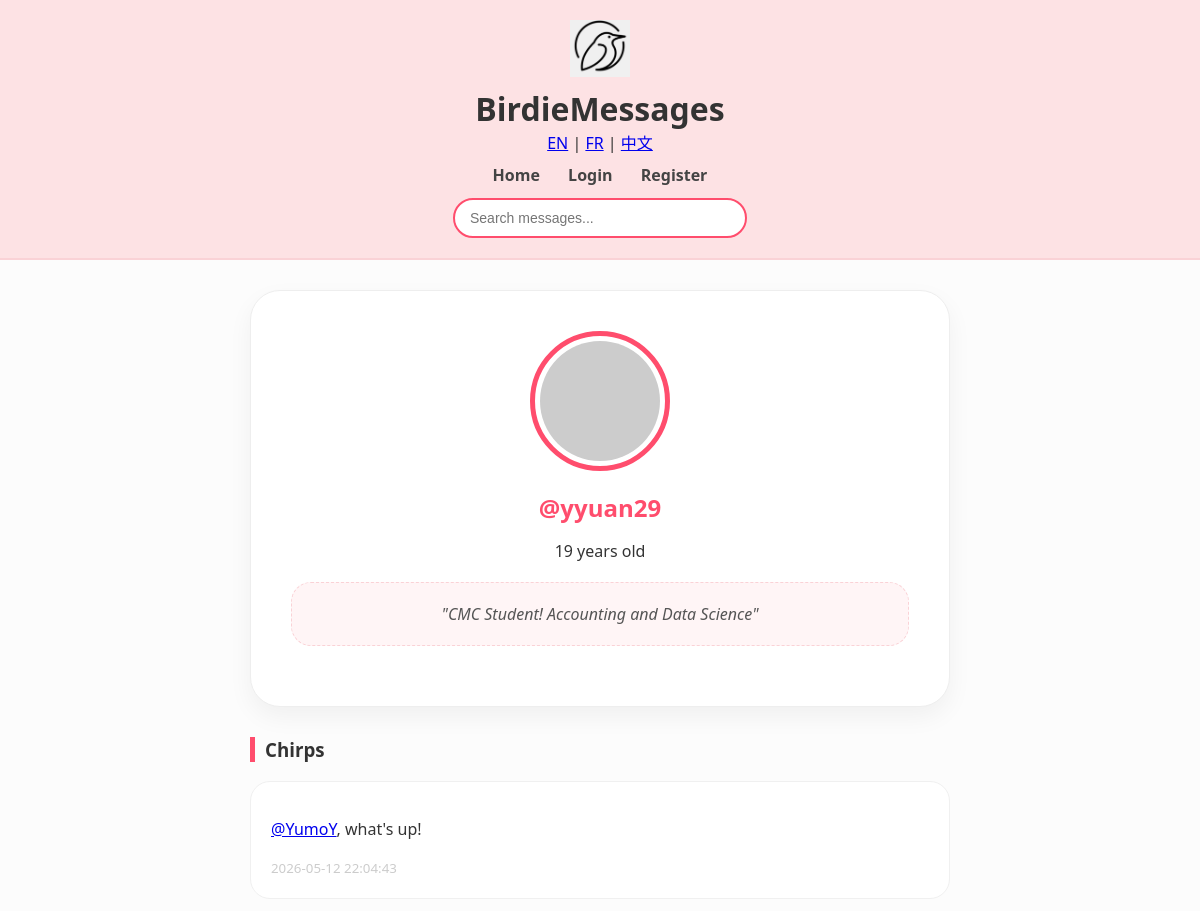
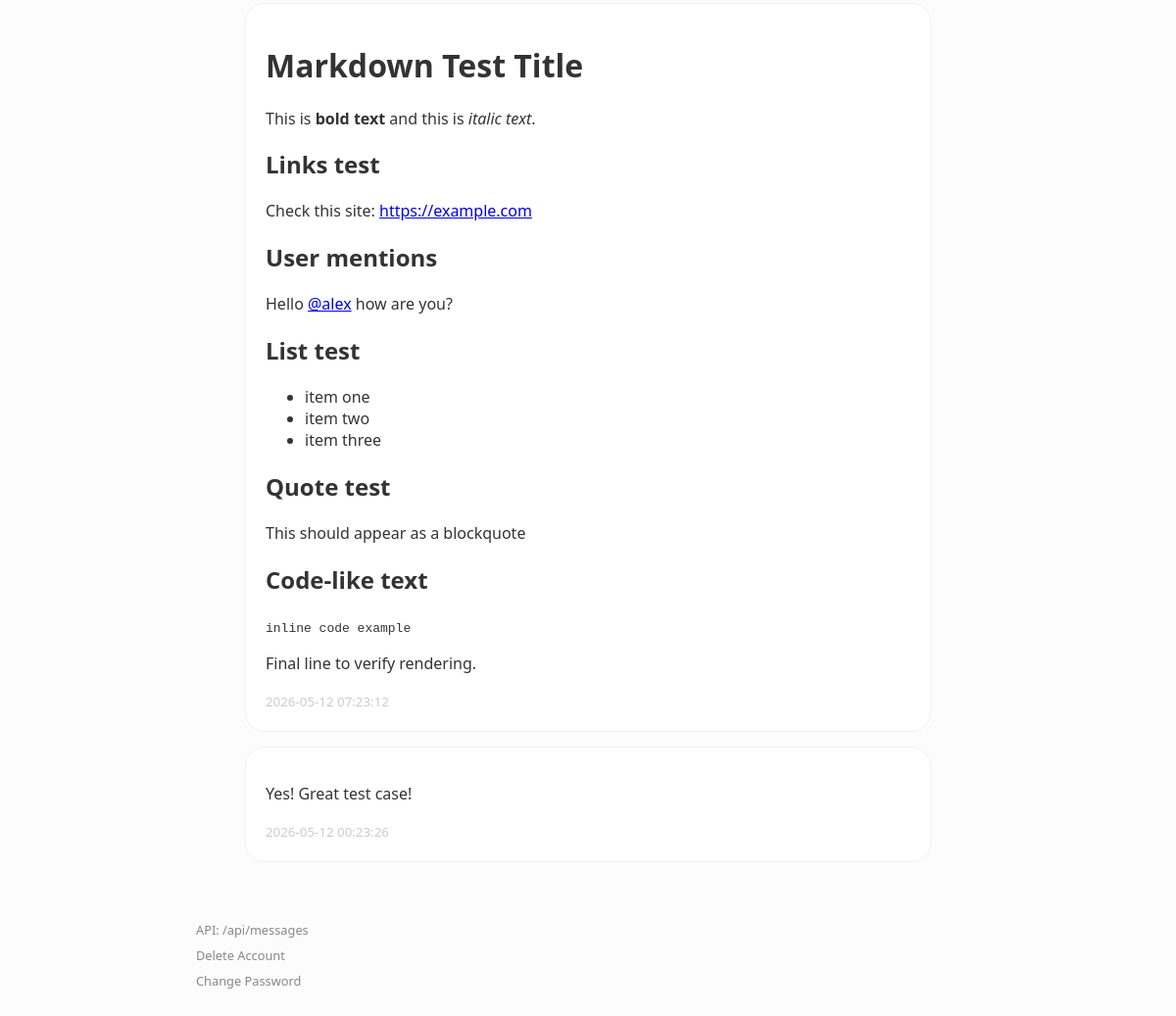
The page /profile/yyuan29 on the database as committed earlier (2 pictures, top to bottom).
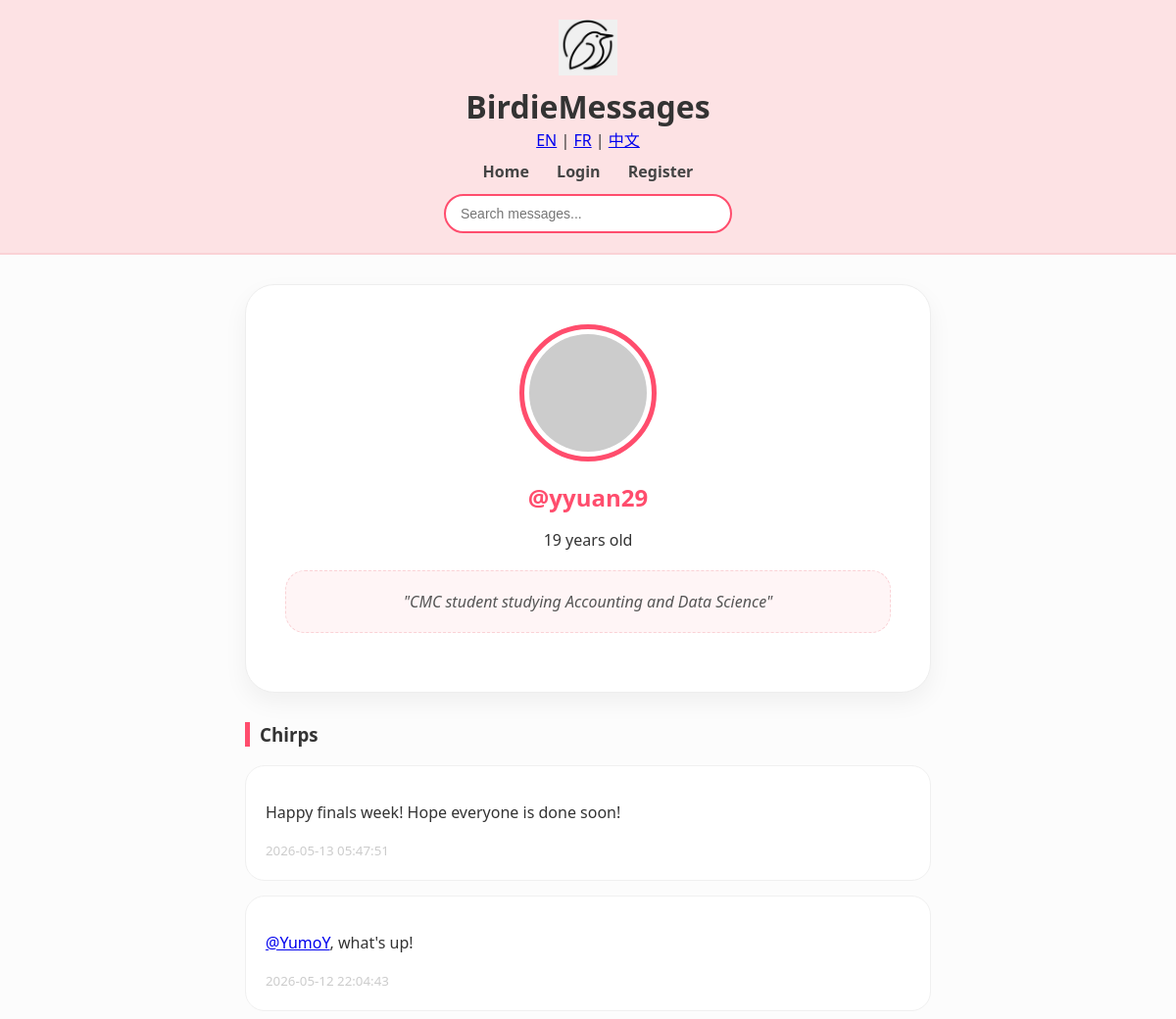
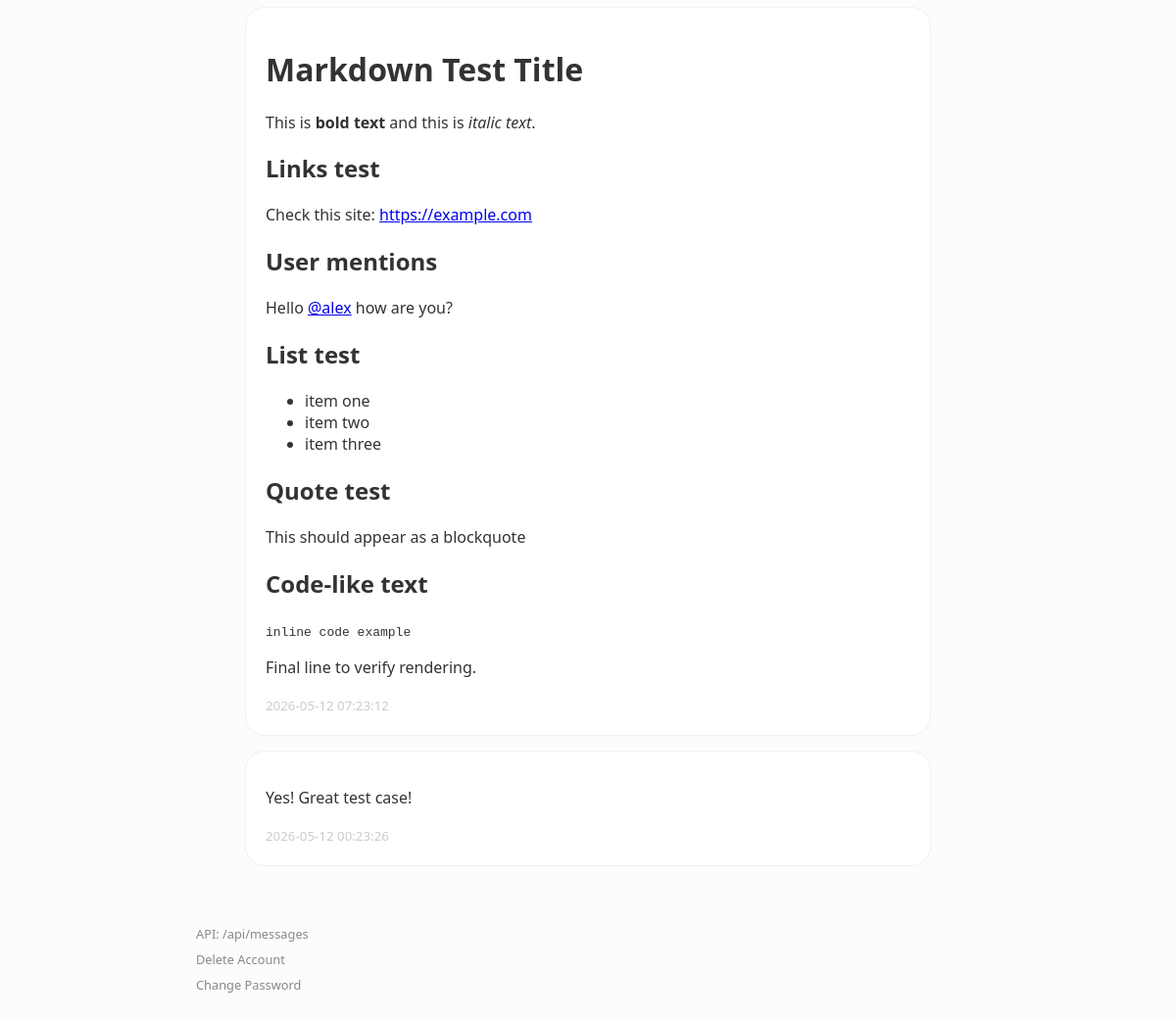
The same page on the database as committed later (2 pictures, top to bottom).
### tables this page shows
CREATE TABLE users (
            id INTEGER PRIMARY KEY AUTOINCREMENT,
            username TEXT UNIQUE,
            password TEXT,
            age INTEGER,
            bio TEXT
        );

### app.py (the view)
@app.get("/profile/{username}", response_class=HTMLResponse)
async def view_profile(request: Request, username: str):
    db = get_db()
    user = db.execute(
        "SELECT * FROM users WHERE username = ?",
        (username,)
    ).fetchone()
    if not user:
        db.close()
        return HTMLResponse("User not found", 404)
    messages = db.execute(
        """
        SELECT m.*, u.username
        FROM messages m
        JOIN users u ON m.user_id = u.id
        WHERE m.user_id = ?
        ORDER BY m.timestamp DESC
        """,
        (user["id"],)
    ).fetchall()
    db.close()
    current_user = request.cookies.get("username")
    return templates.TemplateResponse(
        request,
        "profile.html",
        {
            "request": request,
            "profile_user": user,
            "messages": messages,
            "user": current_user,
            "is_own_profile": current_user is not None and current_user == user["username"],
            "t": get_translations(request)
        }
    )

### templates/profile.html (shortened to what this page needs)
<!DOCTYPE html>
<html lang="en">
<head>
</head>
    <body>
        <header class="birdie-header">
        <div class="logo-container">
            <img src="/static/logo.png" class="main-logo">
            <div class="title-nav">
                <h1>BirdieMessages</h1>
                <div class="lang-nav">
                    <a href="/set_lang/en">EN</a> |
                    <a href="/set_lang/fr">FR</a> |
                    <a href="/set_lang/zh">中文</a>
                </div>
                <nav>
                    <a href="/">{{ t.home }}</a>
                    {% if user %}
                        <a href="/create_message">+ {{ t.post }}</a>
                        <a href="/profile/{{ user }}">{{ t.profile }}</a>
                        <a href="/logout">{{ t.logout }}</a>
                    {% else %}
                        <a href="/login">{{ t.login }}</a>
                        <a href="/register">{{ t.register }}</a>
                    {% endif %}
                </nav>
                <div class="search-row">
                    <form action="/search" method="get">
                        <input type="text" name="q" placeholder="{{ t.search_placeholder }}">
                    </form>
                </div>
            </div>
        </div>
    </header>
    <div class="container">
        <div class="profile-card">
            <img src="https://api.dicebear.com/7.x/fun-emoji/svg?seed={{ profile_user.username }}" class="avatar-large">
            <h2 style="color: var(--birdie-dark-pink); margin:0;">@{{ profile_user.username }}</h2>
            <p>{{ profile_user.age }} years old</p>
            <div class="bio-display">
                {% if profile_user.bio %}"{{ profile_user.bio }}"{% else %}"No bio yet..."{% endif %}
            </div>
        </div>
        <h3 style="border-left: 5px solid var(--birdie-dark-pink); padding-left: 10px;">Chirps</h3>
        {% for msg in messages %}
            <div class="msg-card">
                <div>{{ linkify(msg.content) | safe }}</div>
                <small style="color: #ccc;">{{ msg.timestamp }}</small>
            </div>
        {% endfor %}
    </div>
    <div class="bottom-tools">
    <a href="/api/messages">API: /api/messages</a>
    <a href="/delete_account">Delete Account</a>
    <a href="/change_password">Change Password</a>
</div>
</body>
</html>

### templates/profile.html (style rules this page uses)
:root { --birdie-pink: #fde2e4; --birdie-dark-pink: #ff4d6d; --birdie-border: #fad2d6; }
body { background-color: #fcfcfc; font-family: 'Segoe UI', Tahoma, Geneva, Verdana, sans-serif; margin: 0; padding: 0; color: #333; }
.birdie-header { background-color: var(--birdie-pink); padding: 20px 0; border-bottom: 2px solid var(--birdie-border); text-align: center; }
.title-nav h1 { font-size: 32px; margin: 0; font-weight: 800; }
.title-nav nav { margin-top: 10px; font-weight: 600; }
.title-nav nav a { text-decoration: none; color: #444; margin: 0 12px; }
.container { max-width: 700px; margin: 30px auto; padding: 0 20px; }
.profile-card { background: white; border-radius: 30px; padding: 40px; text-align: center; box-shadow: 0 10px 25px rgba(0,0,0,0.05); margin-bottom: 30px; border: 1px solid #eee; }
.main-logo { width: 60px; height: auto; margin-bottom: 5px; }
.avatar-large { width: 120px; height: 120px; border-radius: 50%; border: 5px solid var(--birdie-dark-pink); background-color: #fff; padding: 5px; margin-bottom: 15px; }
.search-row { margin-top: 12px; }
.search-row input { padding: 10px 15px; width: 260px; border-radius: 20px; border: 2px solid var(--birdie-dark-pink); outline: none; font-size: 14px; background: white; }
.bio-display { background: #fff5f6; padding: 20px; border-radius: 20px; font-style: italic; color: #555; margin: 20px 0; border: 1px dashed var(--birdie-border); }
.msg-card { background: white; padding: 20px; border-radius: 20px; margin-bottom: 15px; border: 1px solid #f0f0f0; }
.bottom-tools { max-width: 800px; margin: 60px auto 40px auto; padding: 0 20px; font-family: inherit; font-size: 0.8em; color: #888; display: flex; flex-direction: column; gap: 8px; }
.bottom-tools a { color: #888; text-decoration: none; }

Rows that differ between the two databases and show on the page:
changed users "yyuan29": bio "CMC Student! Accounting and Data Science" → "CMC student studying Accounting and Data Science"; linkify "@YumoY , what's up!" → "Happy finals week! Hope everyone is done soon!"; timestamp "2026-05-12 22:04:43" → "2026-05-13 05:47:51"; linkify "Markdown Test Title This is bold text and this is italic text . Links test Check this site: https://example.com User mentions Hello @alex how are you? List test item one item two item three Quote test This should appear as a blockquote Code-like text inline code example Final line to verify rendering." → "@YumoY , what's up!"; timestamp "2026-05-12 07:23:12" → "2026-05-12 22:04:43"; linkify "Yes! Great test case!" → "Markdown Test Title This is bold text and this is italic text . Links test Check this site: https://example.com User mentions Hello @alex how are you? List test item one item two item three Quote test This should appear as a blockquote Code-like text inline code example Final line to verify rendering."; timestamp "2026-05-12 00:23:26" → "2026-05-12 07:23:12"
